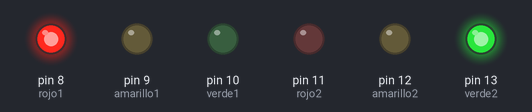
The sketch below on a simulated Arduino Uno, built with avr-gcc and run on an emulated ATmega328P. On the bench: output pins drawn as LEDs (lit = HIGH).

Above: at 2.5 s.
At 5.5 s:
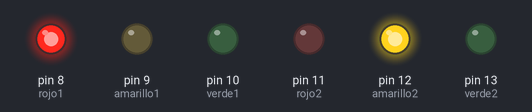
At 8.5 s:
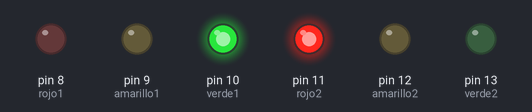
At 11.5 s:
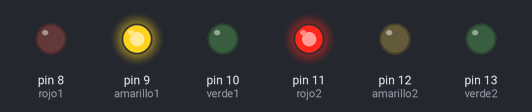
Timing chart, 0 to 15.6 s (numbered marks = the images above):
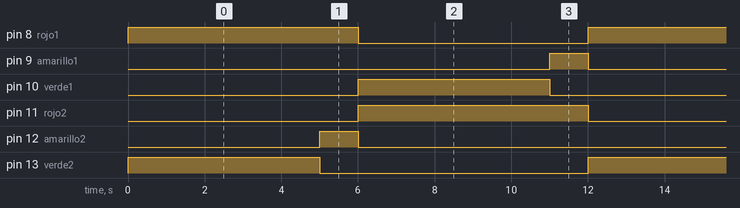

Measured:
- by itself, pin 8 (rojo1), pin 11 (rojo2): alternates HIGH for 6.0 s and LOW for 6.0 s
- by itself, pin 9 (amarillo1), pin 12 (amarillo2): alternates HIGH for 1.0 s and LOW for 11.0 s
- by itself, pin 10 (verde1), pin 13 (verde2): alternates HIGH for 5.0 s and LOW for 7.0 s

The sketch:

Practica_0.ino
```cpp
#define verde1 10
#define verde2 13
#define amarillo1 9
#define amarillo2 12
#define rojo1 8
#define rojo2 11

void setup() {
  pinMode(verde1, OUTPUT);
  pinMode(verde2, OUTPUT);
  pinMode(amarillo1, OUTPUT);
  pinMode(amarillo2, OUTPUT);
  pinMode(rojo1, OUTPUT);
  pinMode(rojo2, OUTPUT);
}

void loop() {
  digitalWrite(rojo1, HIGH);
  digitalWrite(verde2, HIGH);
  delay(5000);
  digitalWrite(verde2, LOW);
  digitalWrite(amarillo2, HIGH);
  delay(1000);
  digitalWrite(amarillo2, LOW);
  digitalWrite(rojo1, LOW);
  digitalWrite(rojo2, HIGH);
  digitalWrite(verde1, HIGH);
  delay(5000);
  digitalWrite(amarillo1, HIGH);
  digitalWrite(verde1, LOW);
  delay(1000);
  digitalWrite(amarillo1, LOW);
  digitalWrite(rojo2, LOW);
}
```
